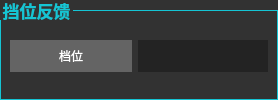
         <widget class="QGroupBox" name="groupBox_18">
          <property name="minimumSize">
           <size>
            <width>278</width>
            <height>100</height>
           </size>
          </property>
          <property name="styleSheet">
           <string notr="true">QGroupBox{background-color:rgb(50,50,50);border:1px solid rgb(21,197,212);margin-top:10px;font-family:仿宋;font:bold 13pt;}
QGroupBox::title{subcontrol-origin:margin;left:0px;margin-left:0px;padding 0 0px;color:rgb(21,197,212)}</string>
          </property>
          <property name="title">
           <string>挡位反馈</string>
          </property>
          <property name="flat">
           <bool>false</bool>
          </property>
          <widget class="QWidget" name="layoutWidget_16">
           <property name="geometry">
            <rect>
             <x>10</x>
             <y>40</y>
             <width>258</width>
             <height>32</height>
            </rect>
           </property>
           <layout class="QHBoxLayout" name="horizontalLayout_22">
            <item>
             <widget class="QLabel" name="label_54">
              <property name="sizePolicy">
               <sizepolicy hsizetype="Preferred" vsizetype="Preferred">
                <horstretch>0</horstretch>
                <verstretch>0</verstretch>
               </sizepolicy>
              </property>
              <property name="minimumSize">
               <size>
                <width>120</width>
                <height>30</height>
               </size>
              </property>
              <property name="styleSheet">
               <string notr="true">QLabel{font:11pt '仿宋' bold; color:rgb(255,255,255);background-color:rgb(100,100,100);}</string>
              </property>
              <property name="text">
               <string>档位</string>
              </property>
              <property name="alignment">
               <set>Qt::AlignCenter</set>
              </property>
             </widget>
            </item>
            <item>
             <widget class="QLabel" name="labGear">
              <property name="sizePolicy">
               <sizepolicy hsizetype="Minimum" vsizetype="Preferred">
                <horstretch>0</horstretch>
                <verstretch>0</verstretch>
               </sizepolicy>
              </property>
              <property name="minimumSize">
               <size>
                <width>130</width>
                <height>30</height>
               </size>
              </property>
              <property name="maximumSize">
               <size>
                <width>100</width>
                <height>16777215</height>
               </size>
              </property>
              <property name="styleSheet">
               <string notr="true">QLabel{font:11pt '仿宋' bold; color:rgb(21,197,212);background-color: rgb(35, 35, 35);width:80px}</string>
              </property>
              <property name="text">
               <string/>
              </property>
              <property name="alignment">
               <set>Qt::AlignLeading|Qt::AlignLeft|Qt::AlignVCenter</set>
              </property>
             </widget>
            </item>
           </layout>
          </widget>
         </widget>
